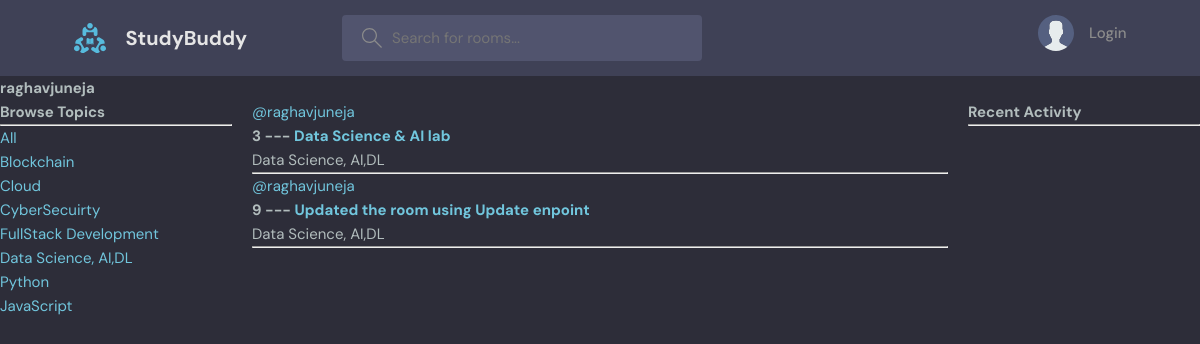
Screenshot of /user-profile/1/ with the database file from the repository.
### base/models.py (models this page shows, shortened)
class Topic(models.Model):
    name=models.CharField(max_length=200)

class Room(models.Model):
    host=models.ForeignKey(User,on_delete=models.SET_NULL,null=True)
    topic=models.ForeignKey(Topic,on_delete=models.SET_NULL,null=True)
    name=models.CharField(max_length=200)
    description=models.TextField(null=True,blank=True)
    participants=models.ManyToManyField(User,related_name='participants',blank=True)
    updated=models.DateTimeField(auto_now=True)
    created=models.DateTimeField(auto_now_add=True)
    class Meta:
        ordering=['-updated','-created']

### base/views.py (the view)
# urls.py: path('user-profile/<str:pk>/', views.userProfile, name='user-profile'),
def userProfile(request,pk):
    user=User.objects.get(id=pk)
    rooms=user.room_set.all()
    room_messages=user.message_set.all()
    topics=Topic.objects.all()
    context={'user':user,'rooms':rooms,'room_messages':room_messages,'topics':topics}
    return render(request,'base/profile.html',context)

### base/templates/base/profile.html (shortened to what this page needs)
{% extends 'main.html' %}
{% block content %}
<h1>{{user.username}}</h1>
<div class="profile-container">
    <div>
        {% include 'base/topic_components.html' %}
    </div>
    <div>
        {% include 'base/feed_component.html' %}
    </div>
    <div>
        {% include 'base/activity_component.html' %}
    </div>
</div>
{% endblock content %}

### base/templates/base/topic_components.html
<h3>Browse Topics</h3>
        <hr>
        <div>
            <a href="{% url 'home' %}">All</a>
        </div>
        {% for topic in topics %}
        <div>
            <a href="{% url 'home' %}?q={{ topic.name }}">{{ topic.name }}</a>
        </div>
        {% endfor %}

### base/templates/base/feed_component.html (shortened to what this page needs)
<div>
    {% for room in rooms %}
    <div>
        {% if room.host %}
        <a href="{% url 'user-profile' room.host.id %}">@{{ room.host.username }}</a>
        {% else %}
            <span>Unknown Host</span>
        {% endif %}
        <h5>{{ room.id }} --- <a href="{% url 'room' room.id %}">{{ room.name }}</a></h5>
        <small>{{ room.topic.name }}</small>
        <hr>
    </div>
    {% endfor %}
</div>

### static/styles/main.css (style rules this page uses)
:root { --color-main: #71c6dd; --color-main-light: #e1f6fb; --color-dark: #3f4156; --color-dark-medium: #51546e; --color-dark-light: #696d97; --color-light: #e5e5e5; --color-gray: #8b8b8b; --color-light-gray: #b2bdbd; --color-bg: #2d2d39; --color-success: #5dd693; --color-error: #fc4b0b; }
* { font-family: "DM Sans", -apple-system, BlinkMacSystemFont, "Segoe UI", Roboto, Oxygen, Ubuntu, Cantarell, "Open Sans", "Helvetica Neue", sans-serif; margin: 0; padding: 0; box-sizing: border-box; text-rendering: optimizeLegibility; font-size: inherit; }
html { font-size: 56.25%; }
@media only screen and (min-width: 1200px) { html { font-size: 62.5%; } }
body { line-height: 1.6; font-weight: 400; font-size: 1.5rem; color: var(--color-light-gray); background-color: var(--color-bg); min-height: 100vh; }
a { display: inline-block; color: var(--color-main); text-decoration: none; }

### base/templates/base/profile.html (style rules this page uses)
.profile-container { display: grid; grid-template-columns: 1fr 3fr 1fr; gap: 20px; }

### rows the page displays
Topic: name "Blockchain"
Topic: name "Cloud"
Topic: name "CyberSecuirty"
Topic: name "FullStack Development"
Topic: name "Data Science, AI,DL"
Topic: name "Python"
Topic: name "JavaScript"
Room: host.username "raghavjuneja", id "3", name "Data Science & AI lab", topic.name "Data Science, AI,DL"
Room: host.username "raghavjuneja", id "9", name "Updated the room using Update enpoint", topic.name "Data Science, AI,DL"

### other values shown
{{ user.username }} "raghavjuneja"
